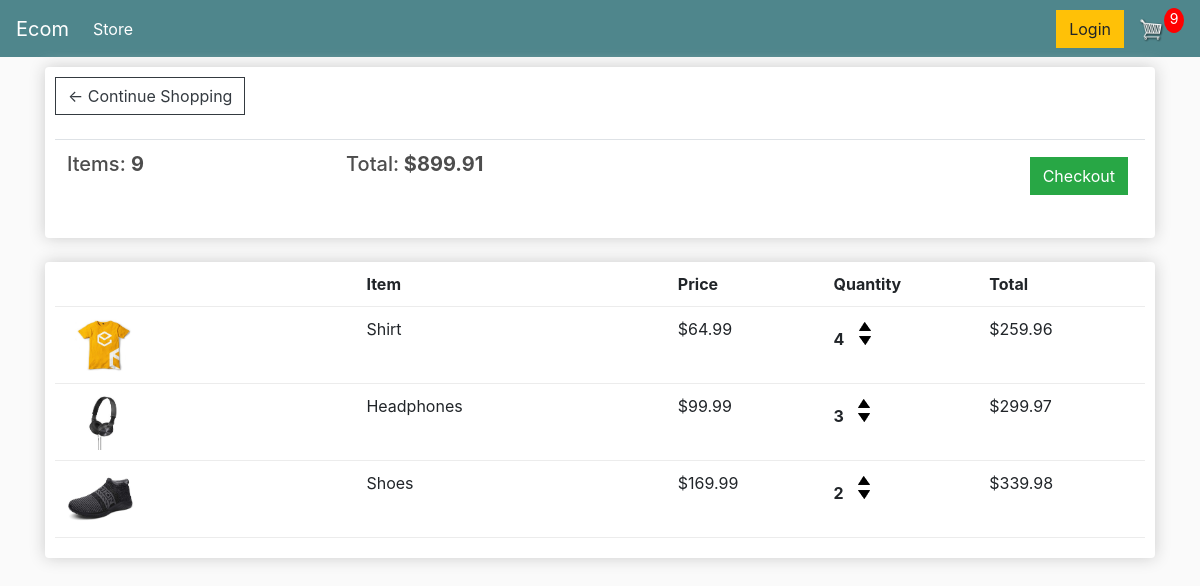
The page /cart/ (signed in) on the database as committed earlier.
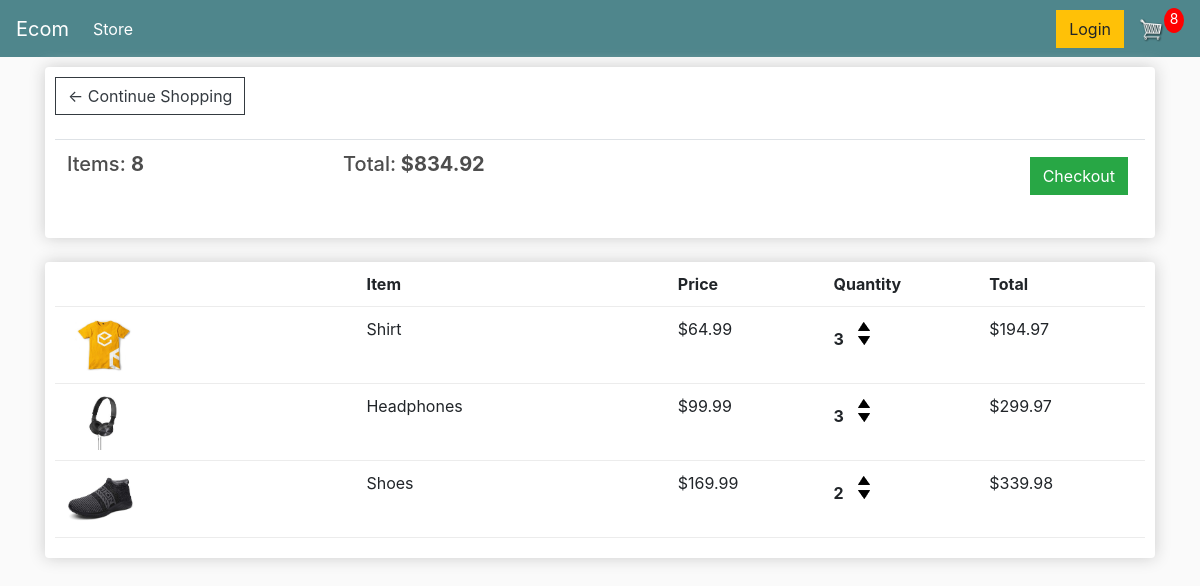
The same page on the database as committed later.
### store/models.py (models this page shows, shortened)
class Order(models.Model):
	customer = models.ForeignKey(Customer, on_delete=models.SET_NULL, null=True, blank=True)
	date_ordered = models.DateTimeField(auto_now_add=True)
	complete = models.BooleanField(default=False)
	transaction_id = models.CharField(max_length=100, null=True)
	@property
	def get_cart_total(self):
		orderitems = self.orderitem_set.all()
		total = sum([item.get_total for item in orderitems])
		return total
	@property
	def get_cart_items(self):
		orderitems = self.orderitem_set.all()
		total = sum([item.quantity for item in orderitems])
		return total

class OrderItem(models.Model):
	product = models.ForeignKey(Product, on_delete=models.SET_NULL, null=True)
	order = models.ForeignKey(Order, on_delete=models.SET_NULL, null=True)
	quantity = models.IntegerField(default=0, null=True, blank=True)
	date_added = models.DateTimeField(auto_now_add=True)
	@property
	def get_total(self):
		total = self.product.price * self.quantity
		return total

class Product(models.Model):
	name = models.CharField(max_length=200)
	price = models.FloatField()
	digital = models.BooleanField(default=False,null=True, blank=True)
	image = models.ImageField(null=True, blank=True)
	@property
	def imageURL(self):
		try:
			url = self.image.url
		except:
			url = ''
		return url

### store/views.py (the view)
# urls.py: path('cart/', views.cart, name="cart"),
def cart(request):
	customer = request.user.customer
	order, created = Order.objects.get_or_create(customer=customer, complete= False)
	items = order.orderitem_set.all()
	cartitems = order.get_cart_items
	context = {'items':items, 'order':order, 'cartItems':cartitems}
	return render(request, 'store/cart.html', context)

### store/templates/store/cart.html
{% extends 'store/main.html' %}
{% load static %}
{% block content %}
	<div class="row">
		<div class="col-lg-12">
			<div class="box-element">
				<a  class="btn btn-outline-dark" href="{% url 'store' %}">&#x2190; Continue Shopping</a>
				<br>
				<br>
				<table class="table">
					<tr>
						<th><h5>Items: <strong>{{order.get_cart_items}}</strong></h5></th>
						<th><h5>Total:<strong> ${{order.get_cart_total|floatformat:2}}</strong></h5></th>
						<th>
							<a  style="float:right; margin:5px;" class="btn btn-success" href="{% url 'checkout' %}">Checkout</a>
						</th>
					</tr>
				</table>
			</div>
			<br>
			<div class="box-element">
				<div class="cart-row">
					<div style="flex:2"></div>
					<div style="flex:2"><strong>Item</strong></div>
					<div style="flex:1"><strong>Price</strong></div>
					<div style="flex:1"><strong>Quantity</strong></div>
					<div style="flex:1"><strong>Total</strong></div>
				</div>
				{% for item in items %}
				<div class="cart-row">
					<div style="flex:2"><img class="row-image" src="{{item.product.imageURL}}"></div>
					<div style="flex:2"><p>{{item.product.name}}</p></div>
					<div style="flex:1"><p>${{item.product.price|floatformat:2}}</p></div>
					<div style="flex:1">
						<p class="quantity">{{item.quantity}}</p>
						<div class="quantity">
							<img data-product="{{item.product.id}}" data-action="add" class="chg-quantity update-cart" src="{% static  'images/arrow-up.png' %}">
							<img data-product="{{item.product.id}}" data-action="remove" class="chg-quantity update-cart" src="{% static  'images/arrow-down.png' %}">
						</div>
					</div>
					<div style="flex:1"><p>${{item.get_total|floatformat:2}}</p></div>
				</div>
				{% endfor %}
			</div>
		</div>
	</div>
{% endblock content %}

### store/templates/store/main.html (shortened to what this page needs)
<!DOCTYPE html>
{% load static %}
<html>
  <head>
    <link
      rel="stylesheet"
      href="https://stackpath.bootstrapcdn.com/bootstrap/4.4.1/css/bootstrap.min.css"
    />
    <link rel="stylesheet" type="text/css" href="{% static 'css/main.css' %}" />
  </head>
  <body>
    <nav class="navbar navbar-expand-lg navbar-dark bg-dark">
      <a class="navbar-brand" href="{% url 'store' %}">Ecom</a>
      <div class="collapse navbar-collapse" id="navbarSupportedContent">
        <ul class="navbar-nav mr-auto">
          <li class="nav-item active">
            <a class="nav-link" href="{% url 'store' %}"
              >Store <span class="sr-only">(current)</span></a
            >
          </li>
        </ul>
        <div class="form-inline my-2 my-lg-0">
          <a href="#" class="btn btn-warning">Login</a>
          <a href="{% url 'cart' %}">
            <img id="cart-icon" src="{% static 'images/cart.png' %}" />
          </a>
          <p id="cart-total">{{ cartItems }}</p>
        </div>
      </div>
    </nav>
    <div class="container">{% block content %} {% endblock content %}</div>
  </body>
</html>

### static/css/main.css (style rules this page uses)
body { background-color: hsl(0, 0%, 98%); }
h1,h2,h3,h4,h5,h6 { color:hsl(0, 0%, 30%); }
.box-element { box-shadow:hsl(0, 0%, 80%) 0 0 16px; background-color: #fff; border-radius: 4px; padding: 10px; }
.bg-dark { background-color: #4f868c!important; }
#cart-icon { width:25px; display: inline-block; margin-left: 15px; }
#cart-total { display: block; text-align: center; color:#fff; background-color: red; width: 20px; height: 25px; border-radius: 50%; font-size: 14px; }
.col-lg-4, .col-lg-6, .col-lg-8, .col-lg-12 { margin-top: 10px; margin-bottom: 10px; }
.btn { border-radius: 0; }
.row-image { width: 100px; }
.cart-row { display: flex; align-items: flex-stretch; padding-bottom: 10px; margin-bottom: 10px; border-bottom: 1px solid #ececec; }
.quantity { display: inline-block; font-weight: 700; padding-right:10px; }
.chg-quantity { width: 12px; cursor: pointer; display: block; margin-top: 5px; transition:.1s; }

Rows that differ between the two databases and show on the page:
changed through a linked row, Order: get_cart_items "9" → "8"; get_cart_total "899.91" → "834.92"
changed OrderItem "Shirt": quantity "4" → "3"; get_total "259.96" → "194.97"
Other text that changed with them:
{{ cartItems }}: "9" → "8"
